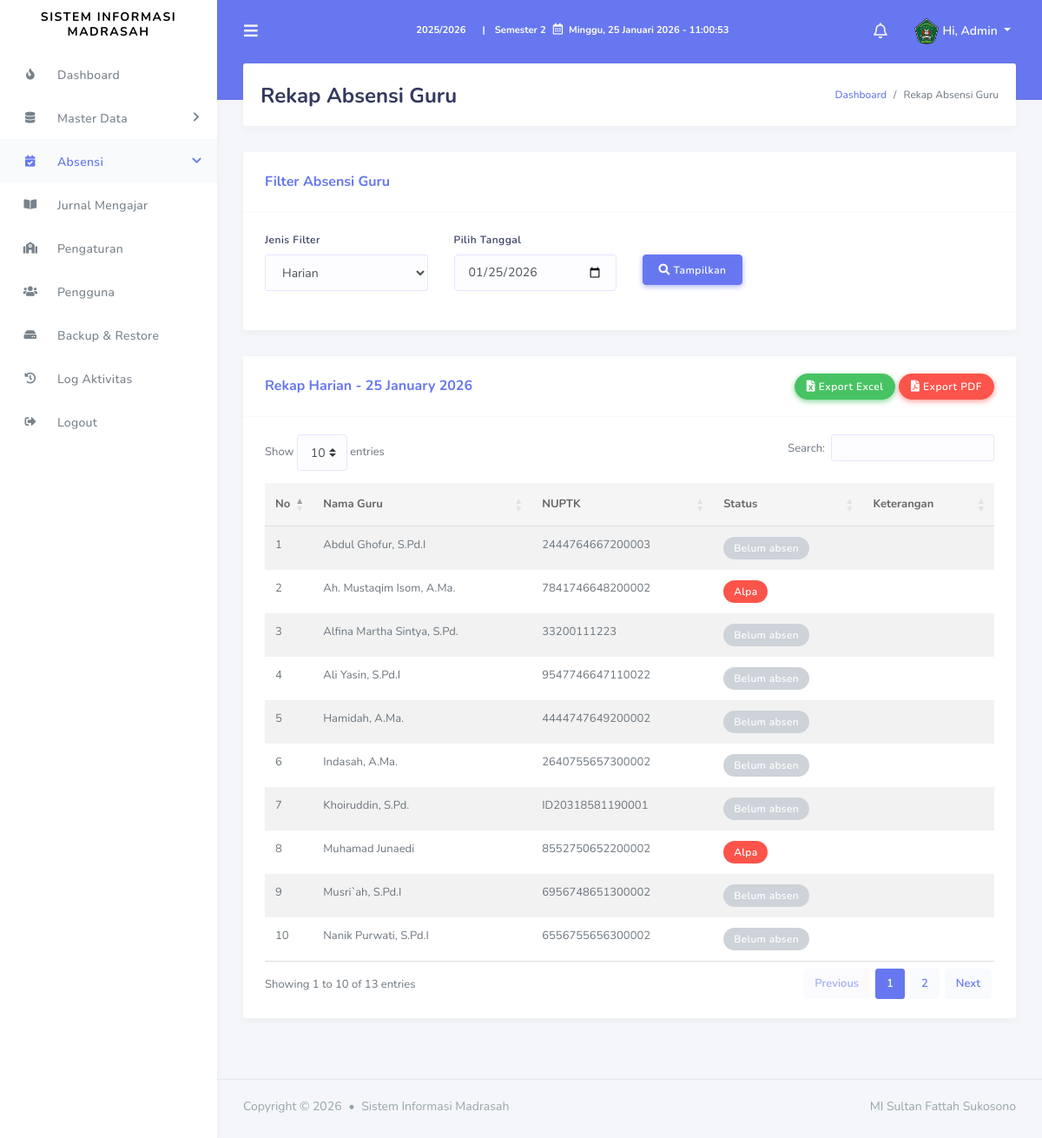
The app's page /admin/rekap_absensi_guru.php (signed in), older data.
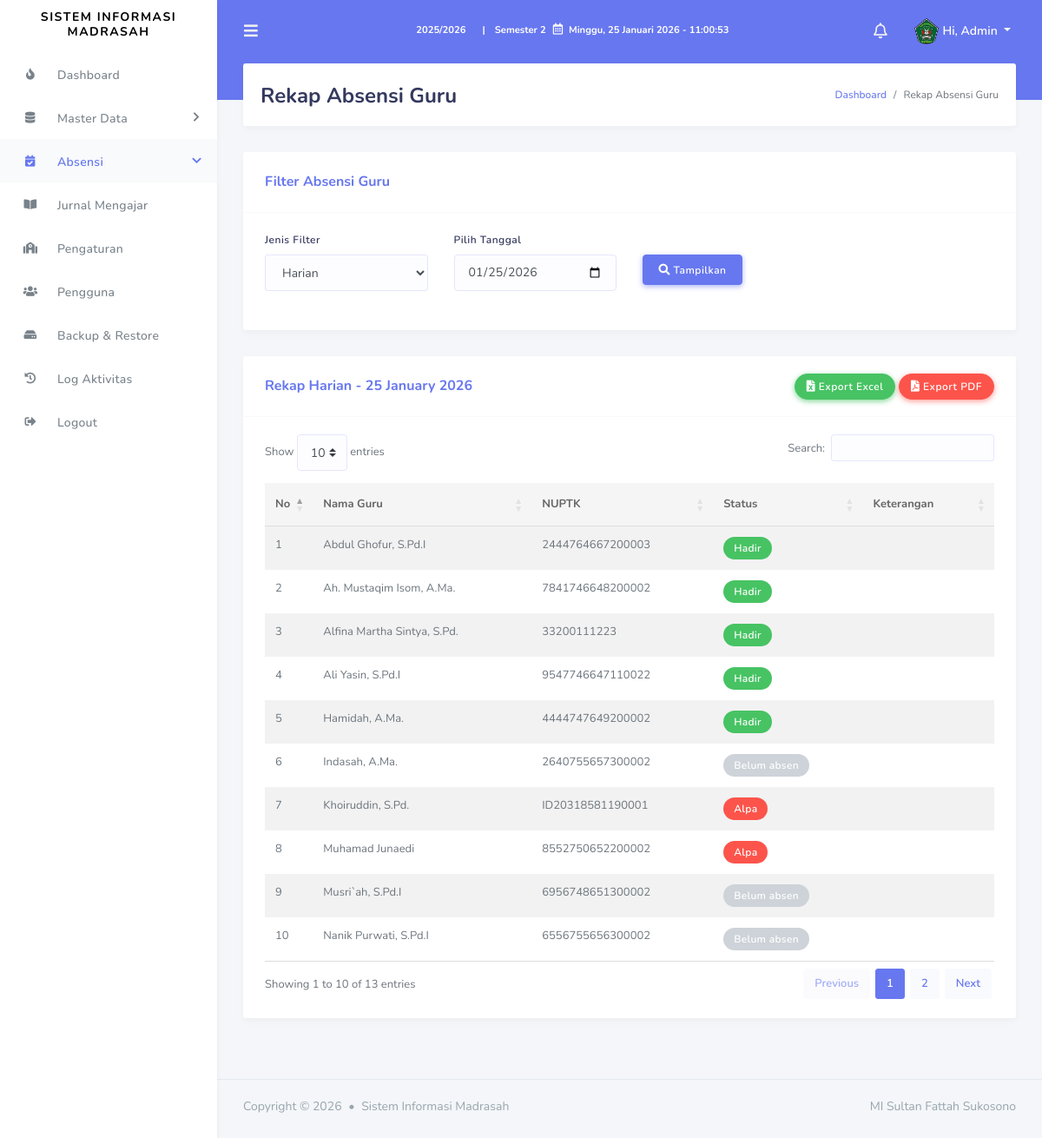
The same page, newer data.
### tables this page shows
CREATE TABLE `tb_guru` (
  `id_guru` int NOT NULL AUTO_INCREMENT,
  `nama_guru` varchar(100) NOT NULL,
  `nuptk` varchar(50) NOT NULL,
  `tempat_lahir` varchar(50) NOT NULL,
  `tanggal_lahir` date DEFAULT NULL,
  `jenis_kelamin` enum('Laki-laki','Perempuan') NOT NULL,
  `wali_kelas` varchar(50) DEFAULT NULL,
  `password` varchar(255) NOT NULL,
  `password_plain` varchar(255) DEFAULT NULL,
  `mengajar` text,
  `foto` varchar(255) DEFAULT NULL,
  PRIMARY KEY (`id_guru`)
);

CREATE TABLE `tb_absensi_guru` (
  `id_absensi` int NOT NULL AUTO_INCREMENT,
  `id_guru` int NOT NULL,
  `tanggal` date NOT NULL,
  `status` enum('hadir','sakit','izin','alpa') NOT NULL,
  `keterangan` text,
  `waktu_input` datetime DEFAULT CURRENT_TIMESTAMP,
  PRIMARY KEY (`id_absensi`),
  KEY `id_guru` (`id_guru`),
  CONSTRAINT `tb_absensi_guru_ibfk_1` FOREIGN KEY (`id_guru`) REFERENCES `tb_guru` (`id_guru`) ON DELETE CASCADE
);

### admin/rekap_absensi_guru.php (the view, shortened to what the changed rows need)
<?php
require_once '../config/database.php';
$filter_type = $_POST['filter_type'] ?? 'daily';
$selected_date = isset($_POST['attendance_date']) ? $_POST['attendance_date'] : date('Y-m-d');
$selected_month = isset($_POST['month_picker']) ? $_POST['month_picker'] : date('Y-m');
$selected_teacher = isset($_POST['teacher_id']) ? (int)$_POST['teacher_id'] : 0;
$daily_results = [];
$stmt = $pdo->query("SELECT id_guru, nama_guru, nuptk FROM tb_guru ORDER BY nama_guru ASC");
$teachers = $stmt->fetchAll(PDO::FETCH_ASSOC);
if ($filter_type == 'daily' && !empty($selected_date)) {
    $stmt = $pdo->query("SELECT id_guru, nama_guru, nuptk FROM tb_guru ORDER BY nama_guru ASC");
    $all_daily_teachers = $stmt->fetchAll(PDO::FETCH_ASSOC);
    $stmt = $pdo->prepare("
        SELECT g.id_guru, g.nama_guru, g.nuptk, a.status as keterangan, a.keterangan as catatan, a.tanggal
        FROM tb_absensi_guru a
        LEFT JOIN tb_guru g ON a.id_guru = g.id_guru
        WHERE a.tanggal = ?
        ORDER BY g.nama_guru ASC
    ");
    $stmt->execute([$selected_date]);
    $attendance_records = $stmt->fetchAll(PDO::FETCH_ASSOC);
    $attendance_by_teacher = [];
    foreach ($attendance_records as $record) {
        $attendance_by_teacher[$record['id_guru']] = $record;
    }
    $daily_results = [];
    foreach ($all_daily_teachers as $teacher) {
        if (isset($attendance_by_teacher[$teacher['id_guru']])) {
            $daily_results[] = $attendance_by_teacher[$teacher['id_guru']];
        } else {
            $daily_results[] = [
                'nama_guru' => $teacher['nama_guru'],
                'nuptk' => $teacher['nuptk'],
                'keterangan' => 'Belum Absen',
                'catatan' => '',
                'tanggal' => $selected_date
            ];
        }
    }
}
include '../templates/header.php';
include '../templates/sidebar.php';
?>
            <div class="main-content">
                <section class="section">
                    <div class="section-header">
                        <h1>Rekap Absensi Guru</h1>
                    </div>
                    <div class="section-body">
                        <?php if (!empty($daily_results)): ?>
                        <div class="row">
                            <div class="col-12">
                                <div class="card">
                                    <div class="card-body">
                                        <div class="table-responsive">
                                            <table class="table table-striped" id="dailyTable">
                                                <thead>
                                                    <tr>
                                                        <th width="5%">No</th>
                                                        <th>Nama Guru</th>
                                                        <th>NUPTK</th>
                                                        <th>Status</th>
                                                        <th>Keterangan</th>
                                                    </tr>
                                                </thead>
                                                <tbody>
                                                    <?php foreach ($daily_results as $index => $row): ?>
                                                    <tr>
                                                        <td><?php echo $index + 1; ?></td>
                                                        <td><?php echo htmlspecialchars($row['nama_guru']); ?></td>
                                                        <td><?php echo htmlspecialchars($row['nuptk']); ?></td>
                                                        <td>
                                                            <?php
                                                            $status = strtolower($row['keterangan']);
                                                            $badge_class = 'secondary';
                                                            if ($status == 'hadir') $badge_class = 'success';
                                                            elseif ($status == 'sakit') $badge_class = 'primary';
                                                            elseif ($status == 'izin') $badge_class = 'warning';
                                                            elseif ($status == 'alpa') $badge_class = 'danger';
                                                            ?>
                                                            <span class="badge badge-<?php echo $badge_class; ?>"><?php echo ucfirst($status); ?></span>
                                                        </td>
                                                        <td><?php echo htmlspecialchars($row['catatan'] ?? '-'); ?></td>
                                                    </tr>
                                                    <?php endforeach; ?>
                                                </tbody>
                                            </table>
                                        </div>
                                    </div>
                                </div>
                            </div>
                        </div>
                        <?php endif; ?>
                    </div>
                </section>
            </div>
<?php include '../templates/footer.php'; ?>

### templates/sidebar.php (shortened to what the changed rows need)
<?php
$current_page = basename($_SERVER['PHP_SELF']);
$menu_items = [];
?>
<div class="main-sidebar">
    <aside id="sidebar-wrapper">
        <ul class="sidebar-menu">
            <?php foreach ($menu_items as $item): ?>
                <?php if (isset($item['submenu'])): ?>
                    <li class="nav-item dropdown <?php echo $item['active'] ? 'active' : ''; ?>">
                        <a href="#" class="nav-link has-dropdown"><i class="<?php echo $item['icon']; ?>"></i><span><?php echo $item['title']; ?></span></a>
                    </li>
                <?php else: ?>
                    <li class="<?php echo $item['active'] ? 'active' : ''; ?>">
                        <a class="nav-link"
                           href="<?php echo $item['url']; ?>"
                           <?php if (isset($item['attributes'])): ?>
                               <?php echo $item['attributes']; ?>
                           <?php endif; ?>>
                            <i class="<?php echo $item['icon']; ?>"></i>
                            <span><?php echo $item['title']; ?></span>
                        </a>
                    </li>
                <?php endif; ?>
            <?php endforeach; ?>
        </ul>
    </aside>
</div>
</div>

Row changes from the older to the newer data that the page shows:
no longer on this page (row unchanged): tb_guru: nama_guru "Abdul Ghofur, S.Pd.I", nuptk "2444764667200003", status "Belum absen"
no longer on this page (row unchanged): tb_guru: nama_guru "Alfina Martha Sintya, S.Pd.", nuptk "33200111223", status "Belum absen"
no longer on this page (row unchanged): tb_guru: nama_guru "Ali Yasin, S.Pd.I", nuptk "9547746647110022", status "Belum absen"
no longer on this page (row unchanged): tb_guru: nama_guru "Hamidah, A.Ma.", nuptk "4444747649200002", status "Belum absen"
no longer on this page (row unchanged): tb_guru: nama_guru "Khoiruddin, S.Pd.", nuptk "ID20318581190001", status "Belum absen"
added tb_absensi_guru: id_guru.nama_guru "Abdul Ghofur, S.Pd.I", id_guru.nuptk "2444764667200003", status "Hadir"
changed tb_absensi_guru "Ah. Mustaqim Isom, A.Ma.": status "Alpa" → "Hadir"
added tb_absensi_guru: id_guru.nama_guru "Alfina Martha Sintya, S.Pd.", id_guru.nuptk "33200111223", status "Hadir"
added tb_absensi_guru: id_guru.nama_guru "Ali Yasin, S.Pd.I", id_guru.nuptk "9547746647110022", status "Hadir"
added tb_absensi_guru: id_guru.nama_guru "Hamidah, A.Ma.", id_guru.nuptk "4444747649200002", status "Hadir"
added tb_absensi_guru: id_guru.nama_guru "Khoiruddin, S.Pd.", id_guru.nuptk "ID20318581190001", status "Alpa"
